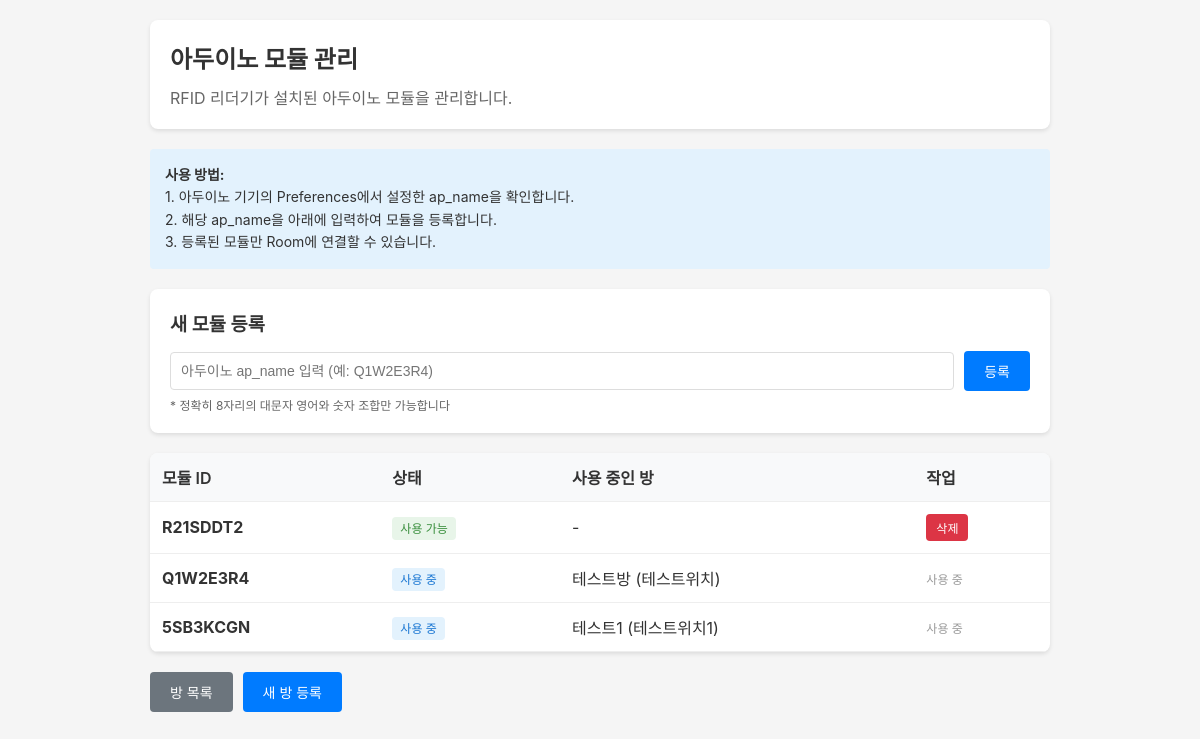
The page /RFID/module_list/ (signed in) on the database its author committed.
### RFID/models.py (models this page shows, shortened)
class ModuleInfo(models.Model):
    device_id = models.CharField(
        max_length = 10,
        verbose_name="모듈 고유 코드",
        help_text = "아두이노 내부 Preferences->ap_name"
    )
    class Meta:
        db_table = 'module_info'
        verbose_name = "아두이노 정보 저장"
        verbose_name_plural = "ModuleInfo : 아두이노 디바이스 정보"

class Room(models.Model):
    name = models.CharField(
        max_length=100,
        verbose_name="방 이름",
        help_text="예: 회의실A, 서버실, 사무실"
    )
    location = models.CharField(
        max_length=150,
        verbose_name="방 위치",
        help_text="예: 3층 동쪽, GPS좌표, 상세 주소"
    )
    required_level = models.IntegerField(
        verbose_name="필요 보안 등급",
        validators=[MinValueValidator(0), MaxValueValidator(5)],
        help_text="0=최고 권한, 5=최저 권한"
    )
    device_id = models.CharField(
        max_length=20,
        unique=True,
        verbose_name="아두이노 기기 ID",
        help_text="각 아두이노 기기의 고유 식별자"
    )
    is_enabled = models.BooleanField(
        default=True,
        verbose_name="방 사용 가능 여부",
        help_text="False시 모든 출입 차단"
    )
    door_status = models.BooleanField(
        default=False,
        verbose_name="현재 문 상태",
        help_text="True=열림, False=닫힘"
    )
    last_door_change = models.DateTimeField(
        null=True,
        blank=True,
        verbose_name="마지막 문 상태 변경 시간"
    )
    created_at = models.DateTimeField(
        auto_now_add=True,
        verbose_name="등록일시"
    )
    class Meta:
        db_table = 'room_info'
        verbose_name = "방 정보"
        verbose_name_plural = "ROOM : 방 정보 목록"
        indexes = [
            models.Index(fields=['device_id']),
            models.Index(fields=['required_level']),
        ]

### RFID/views_room.py (the view, shortened to what this page needs)
# urls.py: path('module_list/', views_room.module_list, name='module_list'),
@login_required
def module_list(request):
    if not request.user.is_superuser:
        return HttpResponse("접근 권한이 없습니다.", status=403)
    modules = ModuleInfo.objects.all()
    for module in modules:
        module.room = Room.objects.filter(device_id=module.device_id).first()
    context = {
        'modules': modules,
    }
    return render(request, 'module_list.html', context)

### RFID/templates/module_list.html (shortened to what this page needs)
<!DOCTYPE html>
<html lang="ko">
<head>
</head>
<body>
    <div class="container">
        <div class="header">
            <h1>아두이노 모듈 관리</h1>
            <p style="color: #666; margin-top: 5px;">RFID 리더기가 설치된 아두이노 모듈을 관리합니다.</p>
        </div>
        <div class="info-text">
            <strong>사용 방법:</strong><br>
            1. 아두이노 기기의 Preferences에서 설정한 ap_name을 확인합니다.<br>
            2. 해당 ap_name을 아래에 입력하여 모듈을 등록합니다.<br>
            3. 등록된 모듈만 Room에 연결할 수 있습니다.
        </div>
        <form method="post" class="add-form">
            <h3 style="margin-bottom: 15px;">새 모듈 등록</h3>
            <div class="form-inline">
                <input type="text"
                       name="device_id"
                       id="device_id"
                       placeholder="아두이노 ap_name 입력 (예: Q1W2E3R4)"
                       pattern="[A-Z0-9]{8}"
                       maxlength="8"
                       title="8자리 대문자 영어와 숫자만 입력 가능합니다"
                       required>
                <button type="submit" class="btn btn-primary">등록</button>
            </div>
            <div style="margin-top: 5px; font-size: 12px; color: #666;">
                * 정확히 8자리의 대문자 영어와 숫자 조합만 가능합니다
            </div>
        </form>
        <div class="module-table">
            <table>
                <thead>
                    <tr>
                        <th>모듈 ID</th>
                        <th>상태</th>
                        <th>사용 중인 방</th>
                        <th>작업</th>
                    </tr>
                </thead>
                <tbody>
                    {% for module in modules %}
                    <tr>
                        <td><strong>{{ module.device_id }}</strong></td>
                        <td>
                            {% if module.room %}
                                <span class="status-used">사용 중</span>
                            {% else %}
                                <span class="status-available">사용 가능</span>
                            {% endif %}
                        </td>
                        <td>
                            {% if module.room %}
                                {{ module.room.name }} ({{ module.room.location }})
                            {% else %}
                                -
                            {% endif %}
                        </td>
                        <td>
                            {% if not module.room %}
                                <a href="?delete={{ module.id }}" class="btn btn-danger"
                                   onclick="return confirm('정말 삭제하시겠습니까?')">삭제</a>
                            {% else %}
                                <span style="color: #999; font-size: 12px;">사용 중</span>
                            {% endif %}
                        </td>
                    </tr>
                    {% endfor %}
                </tbody>
            </table>
        </div>
        <div class="nav-links">
            <a href="/RFID/room_list/" class="btn btn-secondary">방 목록</a>
            <a href="/RFID/room_add/" class="btn btn-primary">새 방 등록</a>
        </div>
    </div>
</body>
</html>

### RFID/templates/module_list.html (style rules this page uses)
* { margin: 0; padding: 0; box-sizing: border-box; }
body { font-family: -apple-system, BlinkMacSystemFont, 'Segoe UI', sans-serif; background: #f5f5f5; color: #333; padding: 20px; }
.container { max-width: 900px; margin: 0 auto; }
.header { background: white; padding: 20px; border-radius: 8px; box-shadow: 0 2px 4px rgba(0,0,0,0.1); margin-bottom: 20px; }
h1 { font-size: 24px; margin-bottom: 10px; }
.add-form { background: white; padding: 20px; border-radius: 8px; box-shadow: 0 2px 4px rgba(0,0,0,0.1); margin-bottom: 20px; }
.form-inline { display: flex; gap: 10px; align-items: center; }
input[type="text"] { flex: 1; padding: 10px; border: 1px solid #ddd; border-radius: 4px; font-size: 14px; }
.btn { padding: 10px 20px; border: none; border-radius: 4px; cursor: pointer; font-size: 14px; text-decoration: none; display: inline-block; }
.btn-primary { background: #007bff; color: white; }
.btn-danger { background: #dc3545; color: white; font-size: 12px; padding: 5px 10px; }
.btn-secondary { background: #6c757d; color: white; }
.module-table { background: white; border-radius: 8px; box-shadow: 0 2px 4px rgba(0,0,0,0.1); overflow: hidden; }
table { width: 100%; border-collapse: collapse; }
th, td { padding: 12px; text-align: left; border-bottom: 1px solid #eee; }
th { background: #f8f9fa; font-weight: 600; }
.status-used { background: #e3f2fd; color: #1976d2; padding: 4px 8px; border-radius: 4px; font-size: 12px; }
.status-available { background: #e8f5e9; color: #388e3c; padding: 4px 8px; border-radius: 4px; font-size: 12px; }
.info-text { background: #e3f2fd; padding: 15px; border-radius: 4px; margin-bottom: 20px; font-size: 14px; line-height: 1.6; }
.nav-links { margin-top: 20px; display: flex; gap: 10px; }

### rows shown on the page
ModuleInfo: device_id "R21SDDT2", shows "사용 가능"
ModuleInfo: device_id "Q1W2E3R4", shows "사용 중", room.name "테스트방", room.location "테스트위치"
ModuleInfo: device_id "5SB3KCGN", shows "사용 중", room.name "테스트1", room.location "테스트위치1"
